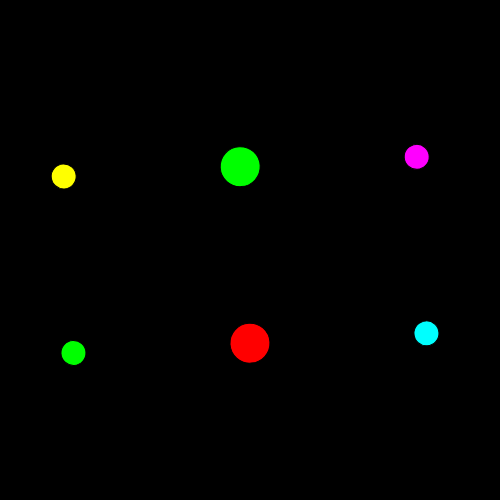
Frame 1 (no input)
Frame 60 (no input): identical to frame 1, image omitted
Frame 120 (the mouse pressed at the canvas centre since frame 60): identical to frame 1, image omitted

The p5.js sketch that drew this single still picture (run headless with seeded random() and noise() and a simulated clock; from frame 60 on, the mouse is pressed at the canvas centre):

// p5.js sketch
// ── sketch.js
function setup(){

  createCanvas(500,500)


}


function draw(){

  background(0,0,0)


  let time = minute()

  let angle = time/60*TWO_PI // map current seconds to angle 

  push()

  translate(time/60*width,height/2)
  rotate(time)
  //scale(time)

  fill(255,0,0)
  ellipse(width/4,0,time,time)
  fill(255,0,255)
  ellipse(-width/4,0,25,25)
  fill(0,255,0)
  ellipse(0,height/4,time,time)
  fill(0,255,255)
  ellipse(0,-height/4,25,25)

   fill(0,255,0)
   ellipse(width/2,height/4,25,25)

   fill(0,0,255)
   ellipse(width/2,height*3/4,25,25)

   fill(255,255,0)
   ellipse(width/4,height/2,25,25)


  pop()

}
// let list = ['honey','flour','milk','chocolate','cereal']
// let verbs = ['sitting','slapping','kissing','running', 'seeing']
// let names = ['phil','hani','rana','nayef','russ']
// let fonts = ['Arial', 'Georgia', 'Times New Roman', 'Verdana', 'Courier', 'Impact','Comic Sans']



// let numElements = list.length //
// console.log(list[0]) // prints honey 
// console.log(list[3]) // prints chocolate
// console.log(numElements)

// function setup(){

//   createCanvas(500,500)
//   background(0)
//   let spacing = height/numElements
//   textAlign(CENTER)
  
//   for (var i = 0; i < numElements; i++){

//     let msg = names[i] + "'s " + " and " + random(names) + "'s " + list[i] + ' is ' + verbs[i]  
//     console.log(msg)
//     let numChar = msg.length
//     let size = width/numChar
//     // console.log(size)
//     textFont(random(fonts))
//     textSize(size*2)

//     for (var j = 0; j < numChar; j++){
//       fill(255,50)
//       text(msg[j],size*j+size,spacing*i+size)
//       fill(random(255),random(255),random(255))
//       text(msg[j],size*j,spacing*i)
//     }


//   }

// }
